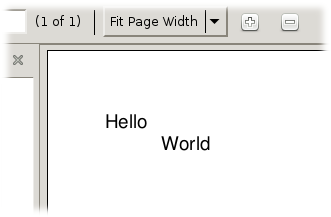

Reproduce this figure in Python.

from PollyReports import *
from reportlab.pdfgen.canvas import Canvas

data = [
    ("Hello", "World"),
]

rpt = Report(datasource = data, 
        detailband = Band([
            Element((36, 0),  ("Helvetica", 12), key = 0),
            Element((72, 14), ("Helvetica", 12), key = 1),
        ]))

canvas = Canvas("sample01.pdf")
rpt.generate(canvas)
canvas.save()

